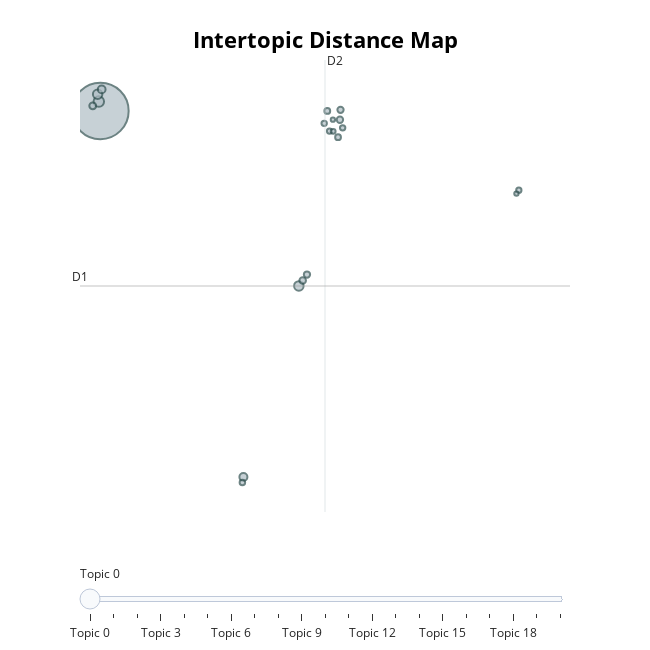

The notebook cell saved with this chart:
### Code cell
#CareerOneStop model intertopic distance map 
topic_model.visualize_topics()

### Figure 1 — Plotly figure (JSON) as saved in the notebook; plotly's stock layout.template omitted (floating-point values rounded to 4 significant figures)
{"data": [{"customdata": [[0, "experience | technical | cybersecurity | management | information security", 5376], [1, "experience | relativity | data | forensic | litigation", 185], [2, "xerox | response | crowdstrike | cybersecurity | management", 151], [3, "cyber | cloud security architect | architect | concentrix | logicalis", 150], [4, "guidehouse | required | digital | security | northrop", 108], [5, "senior enterprise architect | experience | deloitte | architecture | opportunities", 101], [6, "intelligence | years applicable experience | cyber | degree years applicable | engineering", 80], [7, "icims | azure aws gcp | aws | information | cloud security", 72], [8, "information | somatus security | information security | required | ensure", 68], [9, "directory | cbre equal | domain controllers | position annually | okta", 66], [10, "heart | american heart association | infrastructure | devsecops | configuration management", 66], [11, "discover | waiting | culture | cybersecurity | way", 56], [12, "security | architectural | requirements help | icfcareercenter icf com | working icf", 56], [13, "security | requirements gdit | mandate | covid vaccination | gdit people", 51], [14, "statewide | incident | threat | igt nyse igt | igt global leader", 49], [15, "tiaa | click applicants | residing brazil | accessibility support | nuveen", 49], [16, "company | customers | customer success manager | csm | gender", 47], [17, "usa | apply booz allen | empowered learn job | allen empowered | usa apply booz", 47], [18, "ensono | great things | internal customer | associates | security solutions", 39], [19, "given product line | market competitive intelligence | analyst relations | sales | xdr", 32], [20, "dashboards | log | splunk apply | splunk deployment | deployment server", 31]], "hovertemplate": "<b>Topic %{customdata[0]}</b><br>%{customdata[1]}<br>Size: %{customdata[2]}", "legendgroup": "", "marker": {"color": "#B0BEC5", "line": {"color": "DarkSlateGrey", "width": 2}, "size": [5376, 185, 151, 150, 108, 101, 80, 72, 68, 66, 66, 56, 56, 51, 49, 49, 47, 47, 39, 32, 31], "sizemode": "area", "sizeref": 3.36, "symbol": "circle"}, "mode": "markers", "name": "", "orientation": "v", "showlegend": false, "type": "scatter", "x": [-4.964, -5.065, 7.762, -5.14, 4.207, -4.88, -5.453, 8.007, 10.4, 8.283, 10.43, 9.585, 10.28, 4.141, 9.387, 10.57, 21.87, 9.728, 9.962, 21.71, 9.945], "xaxis": "x", "y": [7.968, 8.392, -0.01607, 8.726, -8.736, 8.949, 8.199, 0.2283, 7.564, 0.5037, 8.017, 7.968, 6.771, -8.985, 7.401, 7.196, 4.351, 7.05, 7.037, 4.197, 7.569], "yaxis": "y"}], "layout": {"annotations": [{"showarrow": false, "text": "D1", "x": -6.271, "y": -0.02027, "yshift": 10}, {"showarrow": false, "text": "D2", "x": 9.439, "xshift": 10, "y": 10.29}], "height": 650, "hoverlabel": {"bgcolor": "white", "font": {"family": "Rockwell", "size": 16}}, "legend": {"itemsizing": "constant", "tracegroupgap": 0}, "margin": {"t": 60}, "shapes": [{"line": {"color": "#CFD8DC", "width": 2}, "type": "line", "x0": 9.439, "x1": 9.439, "y0": -10.33, "y1": 10.29}, {"line": {"color": "#9E9E9E", "width": 2}, "type": "line", "x0": -6.271, "x1": 25.15, "y0": -0.02027, "y1": -0.02027}], "sliders": [{"active": 0, "pad": {"t": 50}, "steps": [{"args": [{"marker.color": [["red", "#B0BEC5", "#B0BEC5", "#B0BEC5", "#B0BEC5", "#B0BEC5", "#B0BEC5", "#B0BEC5", "#B0BEC5", "#B0BEC5", "#B0BEC5", "#B0BEC5", "#B0BEC5", "#B0BEC5", "#B0BEC5", "#B0BEC5", "#B0BEC5", "#B0BEC5", "#B0BEC5", "#B0BEC5", "#B0BEC5"]]}], "label": "Topic 0", "method": "update"}, {"args": [{"marker.color": [["#B0BEC5", "red", "#B0BEC5", "#B0BEC5", "#B0BEC5", "#B0BEC5", "#B0BEC5", "#B0BEC5", "#B0BEC5", "#B0BEC5", "#B0BEC5", "#B0BEC5", "#B0BEC5", "#B0BEC5", "#B0BEC5", "#B0BEC5", "#B0BEC5", "#B0BEC5", "#B0BEC5", "#B0BEC5", "#B0BEC5"]]}], "label": "Topic 1", "method": "update"}, {"args": [{"marker.color": [["#B0BEC5", "#B0BEC5", "red", "#B0BEC5", "#B0BEC5", "#B0BEC5", "#B0BEC5", "#B0BEC5", "#B0BEC5", "#B0BEC5", "#B0BEC5", "#B0BEC5", "#B0BEC5", "#B0BEC5", "#B0BEC5", "#B0BEC5", "#B0BEC5", "#B0BEC5", "#B0BEC5", "#B0BEC5", "#B0BEC5"]]}], "label": "Topic 2", "method": "update"}, {"args": [{"marker.color": [["#B0BEC5", "#B0BEC5", "#B0BEC5", "red", "#B0BEC5", "#B0BEC5", "#B0BEC5", "#B0BEC5", "#B0BEC5", "#B0BEC5", "#B0BEC5", "#B0BEC5", "#B0BEC5", "#B0BEC5", "#B0BEC5", "#B0BEC5", "#B0BEC5", "#B0BEC5", "#B0BEC5", "#B0BEC5", "#B0BEC5"]]}], "label": "Topic 3", "method": "update"}, {"args": [{"marker.color": [["#B0BEC5", "#B0BEC5", "#B0BEC5", "#B0BEC5", "red", "#B0BEC5", "#B0BEC5", "#B0BEC5", "#B0BEC5", "#B0BEC5", "#B0BEC5", "#B0BEC5", "#B0BEC5", "#B0BEC5", "#B0BEC5", "#B0BEC5", "#B0BEC5", "#B0BEC5", "#B0BEC5", "#B0BEC5", "#B0BEC5"]]}], "label": "Topic 4", "method": "update"}, {"args": [{"marker.color": [["#B0BEC5", "#B0BEC5", "#B0BEC5", "#B0BEC5", "#B0BEC5", "red", "#B0BEC5", "#B0BEC5", "#B0BEC5", "#B0BEC5", "#B0BEC5", "#B0BEC5", "#B0BEC5", "#B0BEC5", "#B0BEC5", "#B0BEC5", "#B0BEC5", "#B0BEC5", "#B0BEC5", "#B0BEC5", "#B0BEC5"]]}], "label": "Topic 5", "method": "update"}, {"args": [{"marker.color": [["#B0BEC5", "#B0BEC5", "#B0BEC5", "#B0BEC5", "#B0BEC5", "#B0BEC5", "red", "#B0BEC5", "#B0BEC5", "#B0BEC5", "#B0BEC5", "#B0BEC5", "#B0BEC5", "#B0BEC5", "#B0BEC5", "#B0BEC5", "#B0BEC5", "#B0BEC5", "#B0BEC5", "#B0BEC5", "#B0BEC5"]]}], "label": "Topic 6", "method": "update"}, {"args": [{"marker.color": [["#B0BEC5", "#B0BEC5", "#B0BEC5", "#B0BEC5", "#B0BEC5", "#B0BEC5", "#B0BEC5", "red", "#B0BEC5", "#B0BEC5", "#B0BEC5", "#B0BEC5", "#B0BEC5", "#B0BEC5", "#B0BEC5", "#B0BEC5", "#B0BEC5", "#B0BEC5", "#B0BEC5", "#B0BEC5", "#B0BEC5"]]}], "label": "Topic 7", "method": "update"}, {"args": [{"marker.color": [["#B0BEC5", "#B0BEC5", "#B0BEC5", "#B0BEC5", "#B0BEC5", "#B0BEC5", "#B0BEC5", "#B0BEC5", "red", "#B0BEC5", "#B0BEC5", "#B0BEC5", "#B0BEC5", "#B0BEC5", "#B0BEC5", "#B0BEC5", "#B0BEC5", "#B0BEC5", "#B0BEC5", "#B0BEC5", "#B0BEC5"]]}], "label": "Topic 8", "method": "update"}, {"args": [{"marker.color": [["#B0BEC5", "#B0BEC5", "#B0BEC5", "#B0BEC5", "#B0BEC5", "#B0BEC5", "#B0BEC5", "#B0BEC5", "#B0BEC5", "red", "#B0BEC5", "#B0BEC5", "#B0BEC5", "#B0BEC5", "#B0BEC5", "#B0BEC5", "#B0BEC5", "#B0BEC5", "#B0BEC5", "#B0BEC5", "#B0BEC5"]]}], "label": "Topic 9", "method": "update"}, {"args": [{"marker.color": [["#B0BEC5", "#B0BEC5", "#B0BEC5", "#B0BEC5", "#B0BEC5", "#B0BEC5", "#B0BEC5", "#B0BEC5", "#B0BEC5", "#B0BEC5", "red", "#B0BEC5", "#B0BEC5", "#B0BEC5", "#B0BEC5", "#B0BEC5", "#B0BEC5", "#B0BEC5", "#B0BEC5", "#B0BEC5", "#B0BEC5"]]}], "label": "Topic 10", "method": "update"}, {"args": [{"marker.color": [["#B0BEC5", "#B0BEC5", "#B0BEC5", "#B0BEC5", "#B0BEC5", "#B0BEC5", "#B0BEC5", "#B0BEC5", "#B0BEC5", "#B0BEC5", "#B0BEC5", "red", "#B0BEC5", "#B0BEC5", "#B0BEC5", "#B0BEC5", "#B0BEC5", "#B0BEC5", "#B0BEC5", "#B0BEC5", "#B0BEC5"]]}], "label": "Topic 11", "method": "update"}, {"args": [{"marker.color": [["#B0BEC5", "#B0BEC5", "#B0BEC5", "#B0BEC5", "#B0BEC5", "#B0BEC5", "#B0BEC5", "#B0BEC5", "#B0BEC5", "#B0BEC5", "#B0BEC5", "#B0BEC5", "red", "#B0BEC5", "#B0BEC5", "#B0BEC5", "#B0BEC5", "#B0BEC5", "#B0BEC5", "#B0BEC5", "#B0BEC5"]]}], "label": "Topic 12", "method": "update"}, {"args": [{"marker.color": [["#B0BEC5", "#B0BEC5", "#B0BEC5", "#B0BEC5", "#B0BEC5", "#B0BEC5", "#B0BEC5", "#B0BEC5", "#B0BEC5", "#B0BEC5", "#B0BEC5", "#B0BEC5", "#B0BEC5", "red", "#B0BEC5", "#B0BEC5", "#B0BEC5", "#B0BEC5", "#B0BEC5", "#B0BEC5", "#B0BEC5"]]}], "label": "Topic 13", "method": "update"}, {"args": [{"marker.color": [["#B0BEC5", "#B0BEC5", "#B0BEC5", "#B0BEC5", "#B0BEC5", "#B0BEC5", "#B0BEC5", "#B0BEC5", "#B0BEC5", "#B0BEC5", "#B0BEC5", "#B0BEC5", "#B0BEC5", "#B0BEC5", "red", "#B0BEC5", "#B0BEC5", "#B0BEC5", "#B0BEC5", "#B0BEC5", "#B0BEC5"]]}], "label": "Topic 14", "method": "update"}, {"args": [{"marker.color": [["#B0BEC5", "#B0BEC5", "#B0BEC5", "#B0BEC5", "#B0BEC5", "#B0BEC5", "#B0BEC5", "#B0BEC5", "#B0BEC5", "#B0BEC5", "#B0BEC5", "#B0BEC5", "#B0BEC5", "#B0BEC5", "#B0BEC5", "red", "#B0BEC5", "#B0BEC5", "#B0BEC5", "#B0BEC5", "#B0BEC5"]]}], "label": "Topic 15", "method": "update"}, {"args": [{"marker.color": [["#B0BEC5", "#B0BEC5", "#B0BEC5", "#B0BEC5", "#B0BEC5", "#B0BEC5", "#B0BEC5", "#B0BEC5", "#B0BEC5", "#B0BEC5", "#B0BEC5", "#B0BEC5", "#B0BEC5", "#B0BEC5", "#B0BEC5", "#B0BEC5", "red", "#B0BEC5", "#B0BEC5", "#B0BEC5", "#B0BEC5"]]}], "label": "Topic 16", "method": "update"}, {"args": [{"marker.color": [["#B0BEC5", "#B0BEC5", "#B0BEC5", "#B0BEC5", "#B0BEC5", "#B0BEC5", "#B0BEC5", "#B0BEC5", "#B0BEC5", "#B0BEC5", "#B0BEC5", "#B0BEC5", "#B0BEC5", "#B0BEC5", "#B0BEC5", "#B0BEC5", "#B0BEC5", "red", "#B0BEC5", "#B0BEC5", "#B0BEC5"]]}], "label": "Topic 17", "method": "update"}, {"args": [{"marker.color": [["#B0BEC5", "#B0BEC5", "#B0BEC5", "#B0BEC5", "#B0BEC5", "#B0BEC5", "#B0BEC5", "#B0BEC5", "#B0BEC5", "#B0BEC5", "#B0BEC5", "#B0BEC5", "#B0BEC5", "#B0BEC5", "#B0BEC5", "#B0BEC5", "#B0BEC5", "#B0BEC5", "red", "#B0BEC5", "#B0BEC5"]]}], "label": "Topic 18", "method": "update"}, {"args": [{"marker.color": [["#B0BEC5", "#B0BEC5", "#B0BEC5", "#B0BEC5", "#B0BEC5", "#B0BEC5", "#B0BEC5", "#B0BEC5", "#B0BEC5", "#B0BEC5", "#B0BEC5", "#B0BEC5", "#B0BEC5", "#B0BEC5", "#B0BEC5", "#B0BEC5", "#B0BEC5", "#B0BEC5", "#B0BEC5", "red", "#B0BEC5"]]}], "label": "Topic 19", "method": "update"}, {"args": [{"marker.color": [["#B0BEC5", "#B0BEC5", "#B0BEC5", "#B0BEC5", "#B0BEC5", "#B0BEC5", "#B0BEC5", "#B0BEC5", "#B0BEC5", "#B0BEC5", "#B0BEC5", "#B0BEC5", "#B0BEC5", "#B0BEC5", "#B0BEC5", "#B0BEC5", "#B0BEC5", "#B0BEC5", "#B0BEC5", "#B0BEC5", "red"]]}], "label": "Topic 20", "method": "update"}]}], "title": {"font": {"color": "Black", "size": 22}, "text": "<b>Intertopic Distance Map</b>", "x": 0.5, "xanchor": "center", "y": 0.95, "yanchor": "top"}, "width": 650, "xaxis": {"anchor": "y", "domain": [0, 1], "range": [-6.271, 25.15], "title": {"text": ""}, "visible": false}, "yaxis": {"anchor": "x", "domain": [0, 1], "range": [-10.33, 10.29], "title": {"text": ""}, "visible": false}}}
